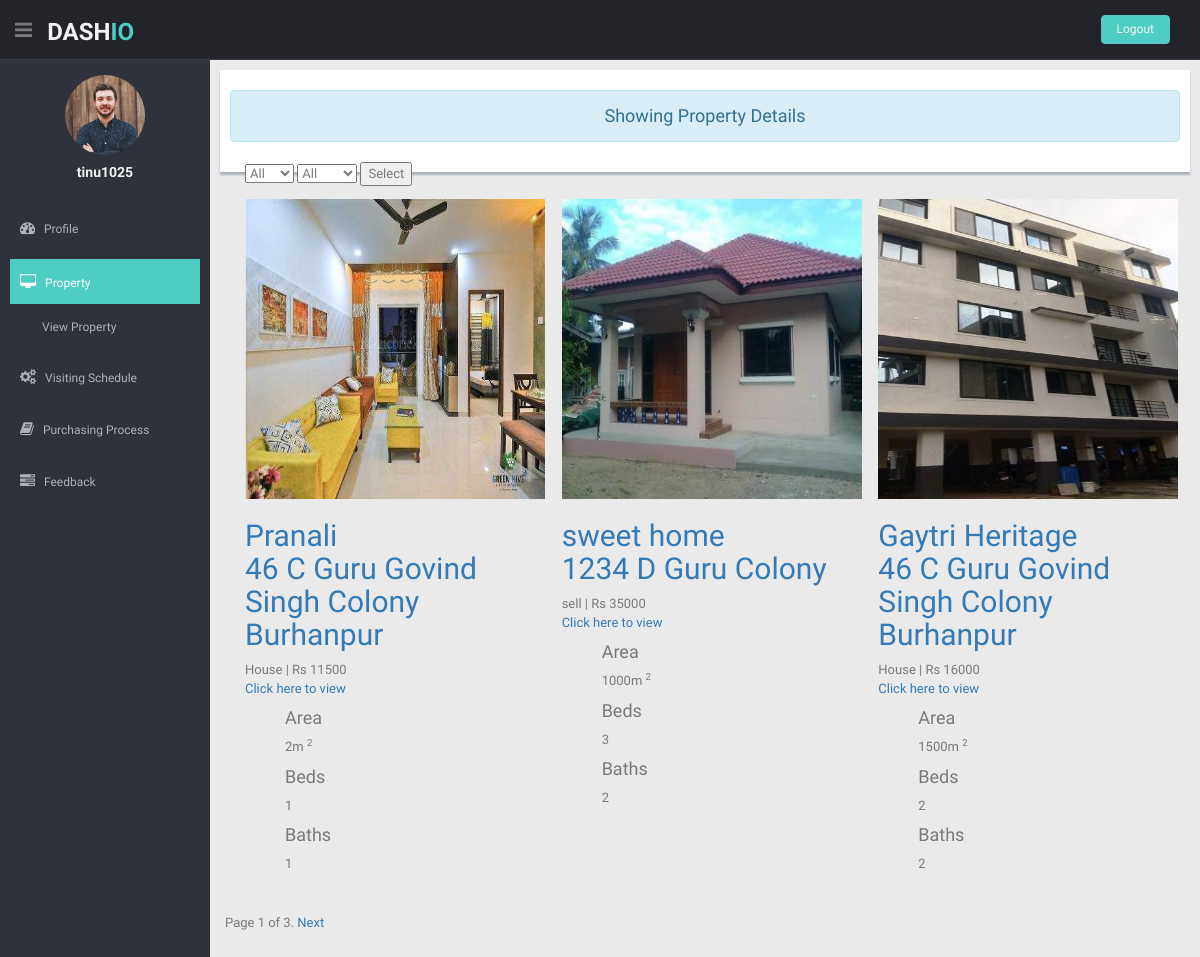
The page /u_properties/ (signed in) on the database its author committed.
### real_estate/models.py (models this page shows, shortened)
class User(AbstractUser):
    is_customer = models.BooleanField(default=False)
    is_agent = models.BooleanField(default=False)
    first_name = models.CharField(max_length=100, default='')
    last_name = models.CharField(max_length=100, default='')
    email = models.EmailField()

class Property(models.Model):
    agent = models.ForeignKey(User, on_delete=models.CASCADE)
    type = models.CharField(max_length=100,default='')
    status = models.CharField(max_length=100 , default='')
    description = models.CharField(max_length=500,default='')
    name = models.CharField(max_length=100,default='')
    address = models.CharField(max_length=200,default='')
    area = models.IntegerField(default=0)
    bathroom = models.IntegerField(default=0)
    bedroom = models.IntegerField(default=0)
    masterroom = models.BooleanField("masterroom",default=False,null=True,blank=True)
    balcony = models.BooleanField("balcony", default=False,null=True,blank=True)
    parking = models.BooleanField("parking", default=False,null=True,blank=True)
    lift = models.BooleanField("lift", default=False,null=True,blank=True)
    storeroom = models.BooleanField("storeroom", default=False,null=True,blank=True)
    swimming = models.BooleanField("swimming", default=False,null=True,blank=True)
    builder = models.CharField(max_length=100,default='')
    price = models.IntegerField(default=0)
    image = models.FileField(upload_to='images/', null=True, verbose_name="", default='')

### real_estate/views.py (the view)
# urls.py: path("u_properties/", views.u_properties, name="u_properties"),
@login_required(login_url='/login')
def u_properties(request):
    selected_status = None
    selected_type = None
    property = Property.objects.all()
    if request.method == "POST":
        selected_status = request.POST.get("status")
        selected_type = request.POST.get("type")
        property = Property.objects.filter(status=selected_status, type=selected_type)
    status1 = Property.objects.values_list('status', flat=True).annotate(c=Count('status'))
    status2 = Property.objects.values_list('type', flat=True).annotate(c=Count('type'))
    paginator = Paginator(property, 3)
    page = request.GET.get('page')
    try:
        posts = paginator.page(page)
    except PageNotAnInteger:
        posts = paginator.page(1)
    except EmptyPage:
        posts = paginator.page(paginator.num_pages)
    return render(request, 'u_properties.html', {'posts': posts, 'property': property, 'selected_status': selected_status, 'status1': status1, 'status2': status2, 'selected_type': selected_type,})

### templates/u_properties.html (shortened to what this page needs)
{% extends 'customer_dashboard.html'%}
{% load static%}
{%block nav1%} active {% endblock %}
{%block main%}
<section id="main-content">
    <section class="wrapper">
        <div class="row">
            <div class="form-panel">
                <h4 class="text-center alert alert-info">Showing Property Details</h4>
                <div class="col-sm-12">
                    <div class="grid-option">
                        <form method="post">
                            <select name= "status" class="custom-select">
                                <option selected>All</option>
                            </select>
                            <select name= "type" class="custom-select">
                                <option selected>All</option>
                            </select>
                            <input type="submit" value="Select">
                        </form>
                    </div>
                </div>
                            {% if selected_status == None or selected_type == None %}
                            {% for post in posts %}
                            <div class="col-md-4">
                                <div class="card-box-a card-shadow">
                                    <div class="img-box-a">
                                        <img src="{{post.image.url}}"  style="width:300px; height:300px" alt="" class="img-a img-fluid">
                                    </div>
                                    <div class="card-overlay">
                                        <div class="card-overlay-a-content">
                                            <div class="card-header-a">
                                                <h2 class="card-title-a">
                                                    <a href="#">{{post.name}}
                                                        <br /> {{post.address}}</a>
                                                </h2>
                                            </div>
                                            <div class="card-body-a">
                                                <div class="price-box d-flex">
                                                    <span class="price-a">{{post.type}} | Rs {{post.price}}</span>
                                                </div>
                                                <a href="/property_single/{{post.id}}" class="link-a">Click here to view
                                                </a>
                                            </div>
                                            <div class="card-footer-a">
                                                <ul class="card-info d-flex justify-content-around">
                                                    <li>
                                                        <h4 class="card-info-title">Area</h4>
                                                        <span>{{post.area}}m
                        <sup>2</sup>
                      </span>
                                                    </li>
                                                    <li>
                                                        <h4 class="card-info-title">Beds</h4>
                                                        <span>{{post.bedroom}}</span>
                                                    </li>
                                                    <li>
                                                        <h4 class="card-info-title">Baths</h4>
                                                        <span>{{post.bathroom}}</span>
                                                    </li>
                                                </ul>
                                            </div>
                                        </div>
                                    </div>
                                </div>
                            </div>
                            {% endfor %}
                            {% endif %}
                        </div>
                    </div>
                    <p>{% include "pagination.html" with page=posts %}</p>
                </section>
    </section>
</section>
{% endblock %}

### templates/customer_dashboard.html (shortened to what this page needs)
{% extends 'base2.html'%}
{% load static%}
{% block body%}
<header class="header black-bg">
      <div class="sidebar-toggle-box">
        <div class="fa fa-bars tooltips" data-placement="right" data-original-title="Toggle Navigation"></div>
      </div>
      <a href="#" class="logo"><b>DASH<span>IO</span></b></a>
      <div class="top-menu">
        <ul class="nav pull-right top-menu">
          <li><a class="logout" href="{% url 'logout_view'%}">Logout</a></li>
        </ul>
      </div>
    </header>
<aside>
    <div id="sidebar" class="nav-collapse ">
        <ul class="sidebar-menu" id="nav-accordion">
            <p class="centered"><a href="profile.html"><img src="{% static 'dashboard/img/ui-sam.jpg'%}" class="img-circle" width="80"></a></p>
            <h5 class="centered"> {{user.username}}</h5>
            <li class="mt">
                <a class= "{%block nav%} {%endblock%}" href="{% url 'view_user'%}">
                    <i class="fa fa-dashboard"></i>
                    <span>Profile</span>
                </a>
            </li>
            <li class="sub-menu">
                <a class= "{%block nav1%} {%endblock%}" href="javascript:;">
                    <i class="fa fa-desktop"></i>
                    <span>Property</span>
                </a>
                <ul class="sub">
                    <li><a href="{% url 'u_properties'%}">View Property</a></li>
                </ul>
            </li>
            <li class="sub-menu">
                <a class= "{%block nav2%} {%endblock%}" href="javascript:;">
                    <i class="fa fa-cogs"></i>
                    <span>Visiting Schedule</span>
                </a>
            </li>
            <li class="sub-menu">
                <a class= "{%block nav3%} {%endblock%}" href="javascript:;">
                    <i class="fa fa-book"></i>
                    <span>Purchasing Process</span>
                </a>
            </li>
            <li class="sub-menu">
                <a class= "{%block nav4%} {%endblock%}"  href="{% url 'ufeedback'%}">
                    <i class="fa fa-tasks"></i>
                    <span>Feedback</span>
                </a>
            </li>
        </ul>
    </div>
</aside>
{%block main%}
{%endblock%}
{%endblock%}

### templates/base2.html (shortened to what this page needs)
{% load static %}
<html lang="en">
<head>
  <link href="{% static 'dashboard/lib/bootstrap/css/bootstrap.min.css'%}" rel="stylesheet">
  <link href="{% static 'dashboard/lib/font-awesome/css/font-awesome.css'%}" rel="stylesheet" />
  <link rel="stylesheet" type="text/css" href="{% static 'dashboard/css/zabuto_calendar.css'%}">
  <link rel="stylesheet" type="text/css" href="{% static 'dashboard/lib/gritter/css/jquery.gritter.css'%}" />
  <link href="{% static 'dashboard/css/style.css'%}" rel="stylesheet">
  <link href="{% static 'dashboard/css/style-responsive.css'%}" rel="stylesheet">
  <link rel="stylesheet" href="{% static 'dashboard/css/to-do.css'%}">
</head>
<body>
  <section id="container">
    {% block body%}
    {%endblock%}
</body>
</html>

### templates/pagination.html (shortened to what this page needs)
<div	class="pagination">
	<span	class="step-links">
	<span	class="current">
	Page	{{	page.number	}}	of	{{	page.paginator.num_pages	}}.
	</span>
	{%	if	page.has_next	%}
	<a	href="?page={{	page.next_page_number	}}">Next</a>
	{%	endif	%}
		</span>
</div>

### static/dashboard/css/style.css (style rules this page uses)
body { color: #797979; background: #eaeaea; font-family: 'Ruda', sans-serif; padding: 0px !important; margin: 0px !important; font-size:13px; }
ul li { list-style: none; }
a, a:hover, a:focus { text-decoration: none; outline: none; }
#container { width: 100%; height: 100%; }
.centered { text-align: center; }
.mt { margin-top: 25px; }
ul.top-menu > li > .logout { color: #f2f2f2; font-size: 12px; border-radius: 4px; -webkit-border-radius: 4px; border: 1px solid #64c3c2 !important; padding: 5px 15px; margin-right: 15px; background: #4ECDC4; margin-top: 15px; }
#sidebar { width: 210px; height: 100%; position: fixed; background: #2f323a; }
#sidebar h5 { color: #f2f2f2; font-weight: 700; }
#sidebar ul li { position: relative; }
#sidebar .sub-menu > .sub li { padding-left: 32px; }
#sidebar .sub-menu > .sub li:last-child { padding-bottom: 10px; }
ul.sidebar-menu , ul.sidebar-menu li ul.sub { margin: -2px 0 0; padding: 0; }
ul.sidebar-menu { margin-top: 75px; }
#sidebar > ul > li > ul.sub { display: none; }
#sidebar > ul > li.active > ul.sub, #sidebar > ul > li > ul.sub > li > a { display: block; }
ul.sidebar-menu li ul.sub li { background: #2f323a; margin-bottom: 0; margin-left: 0; margin-right: 0; }
ul.sidebar-menu li ul.sub li:last-child { border-radius: 0 0 4px 4px; -webkit-border-radius: 0 0 4px 4px; }
ul.sidebar-menu li ul.sub li a { font-size: 12px; padding: 6px 0; line-height: 35px; height: 35px; -webkit-transition: all 0.3s ease; -moz-transition: all 0.3s ease; -o-transition: all 0.3s ease; -ms-transition: all 0.3s ease; transition: all 0.3s ease; color: #aeb2b7; }
ul.sidebar-menu li { margin-bottom: 5px; margin-left:10px; margin-right:10px; }
ul.sidebar-menu li.sub-menu { line-height: 15px; }
ul.sidebar-menu li a span { display: inline-block; }
ul.sidebar-menu li a { color: #aeb2b7; text-decoration: none; display: block; padding: 15px 0 15px 10px; font-size: 12px; outline: none; -webkit-transition: all 0.3s ease; -moz-transition: all 0.3s ease; -o-transition: all 0.3s ease; -ms-transition: all 0.3s ease; transition: all 0.3s ease; }
ul.sidebar-menu li a.active, ul.sidebar-menu li a:hover, ul.sidebar-menu li a:focus { background: #4ECDC4; color: #fff; display: block; -webkit-transition: all 0.3s ease; -moz-transition: all 0.3s ease; -o-transition: all 0.3s ease; -ms-transition: all 0.3s ease; transition: all 0.3s ease; }
ul.sidebar-menu li a i { font-size: 15px; padding-right: 6px; }
ul.sidebar-menu li a.active i { color: #fff; }
#main-content { margin-left: 210px; }
.header, .footer { min-height: 60px; padding: 0 15px; }
.header { position: fixed; left: 0; right: 0; z-index: 1002; }
.black-bg { background: #22242a; border-bottom: 1px solid #393d46; }
.wrapper { display: inline-block; margin-top: 60px; padding-left: 15px; padding-right: 15px; padding-bottom: 15px; padding-top: 0px; width: 100%; }
a.logo { font-size: 24px; color: #f2f2f2; float: left; margin-top: 15px; text-transform: uppercase; }
a.logo b { font-weight: 900; }
a.logo span { color: #4ECDC4; }
#top_menu .nav > li, ul.top-menu > li { float: left; }
ul.top-menu > li > a { color: #666666; font-size: 16px; border-radius: 4px; -webkit-border-radius: 4px; border:1px solid #666666 !important; padding: 2px 6px; margin-right: 15px; }
.sidebar-toggle-box { float: left; padding-right: 15px; margin-top: 20px; }
.sidebar-toggle-box .fa-bars { cursor: pointer; display: inline-block; font-size: 20px; }
.form-panel { background: #ffffff; margin: 10px; padding: 10px; box-shadow: 0px 3px 2px #aab2bd; text-align: left; }

### rows shown on the page
User: username "tinu1025"
Property: image (picture), name "Pranali", address "46 C Guru Govind Singh Colony Burhanpur", type "House", price "11500", area "2", bedroom "1", bathroom "1"
Property: image (picture), name "sweet home", address "1234 D Guru Colony", type "sell", price "35000", area "1000", bedroom "3", bathroom "2"
Property: image (picture), name "Gaytri Heritage", address "46 C Guru Govind Singh Colony Burhanpur", type "House", price "16000", area "1500", bedroom "2", bathroom "2"

### other values the page prints
{{ page.number }} "1"
{{ page.paginator.num_pages }} "3"
